Frame 1 (no input): blank canvas, image omitted
Frame 60 (no input): blank canvas, image omitted
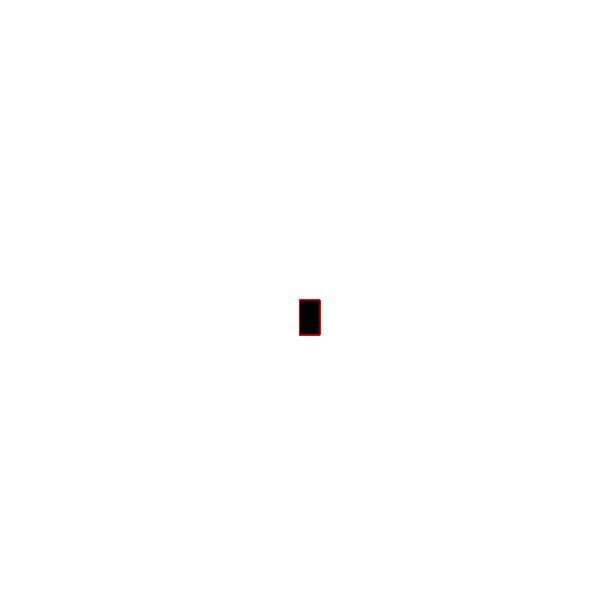
Frame 120 (the mouse pressed at the canvas centre since frame 60)

The p5.js sketch whose frames 1 and 60 were blank and that drew this single picture after the mouse press (run headless with seeded random() and noise() and a simulated clock; from frame 60 on, the mouse is pressed at the canvas centre):

// p5.js sketch
// ── sketch.js
function setup() {
    createCanvas(600, 600);
    background("white");
  }
  
  function draw() {
    stroke("rgb(255,0,0)");
    fill("#020001");
  
    // console.log(mouseIsPressed)
  
    if (mouseIsPressed) {
      rect(mouseX, mouseY, 20, 35);
    }
  }
  
